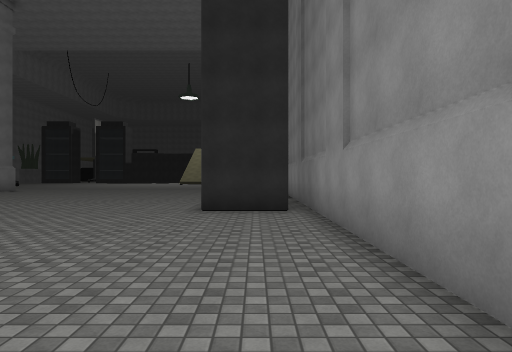
[1] (above)

24 first-person views from a walk through a Unity game level. The camera is 1.5 m above the floor, looks level and sees 75° across. The floor is counted in squares, 1.8 m on a side. Each view is taken from the middle of a square. On the plan, view 1 faces up. The plan holds only what a view shows up to about 11 squares ahead; the rest is blank. The place goes on beyond the plan. The player character is not drawn. Some animated figures are not drawn. Surface patterns are stand-ins for the level's own textures.

[2]
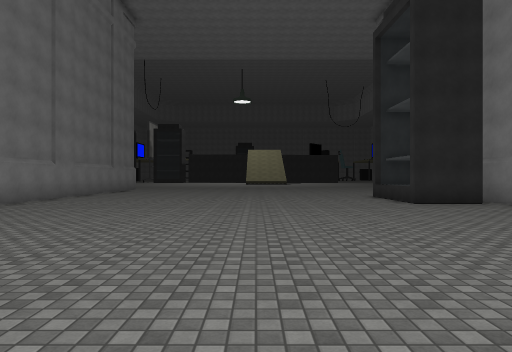

[3]
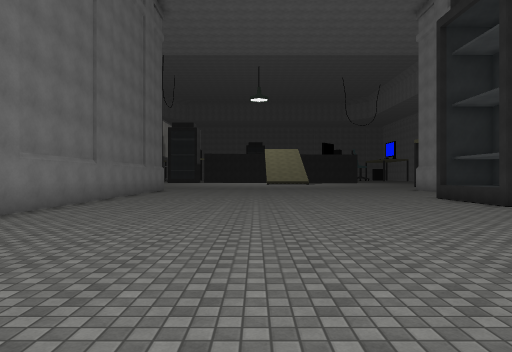

[4]
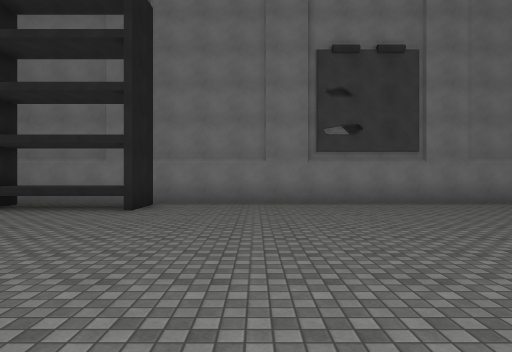

[5]
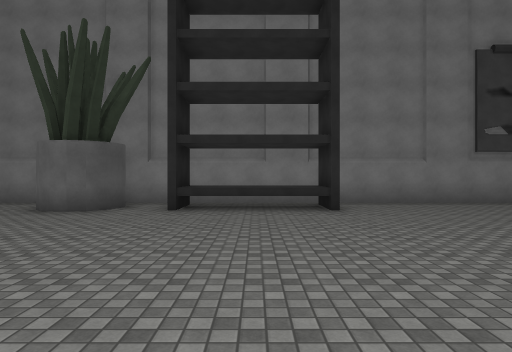

[6]
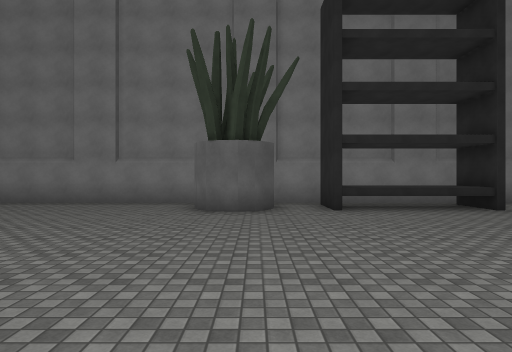

[7]
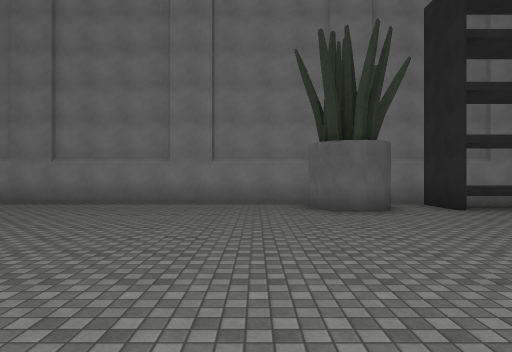

[8]
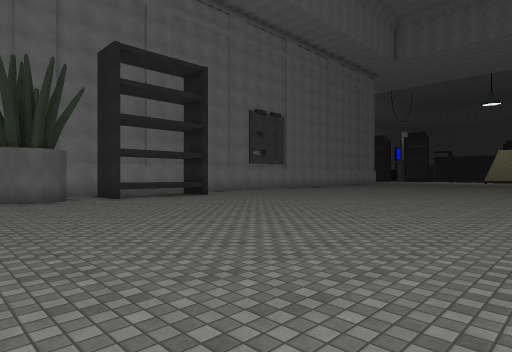

[9]
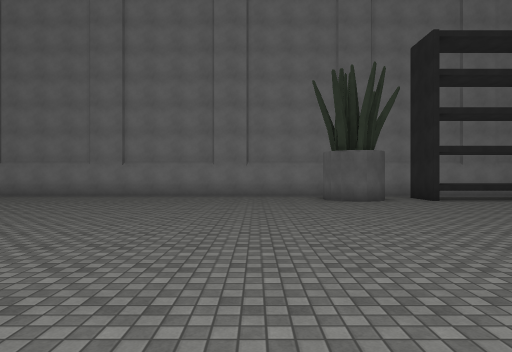

[10]
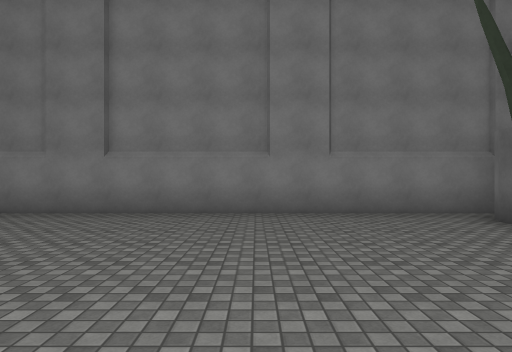

[11]
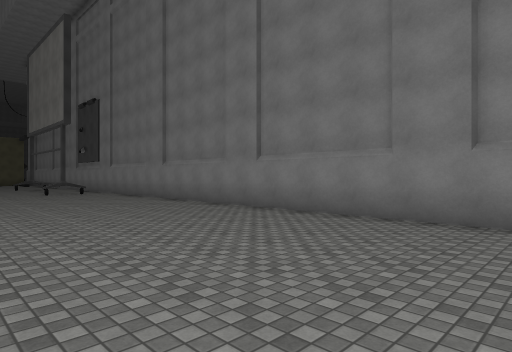

[12]
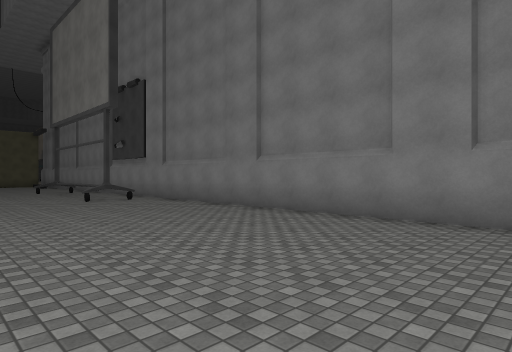

[13]
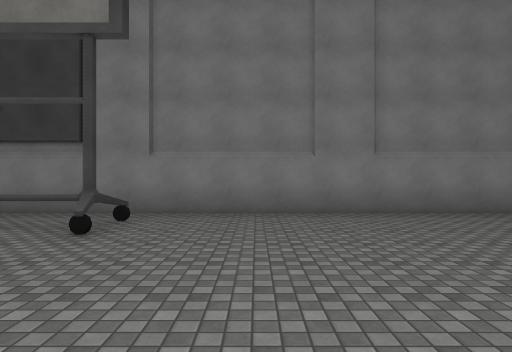

[14]
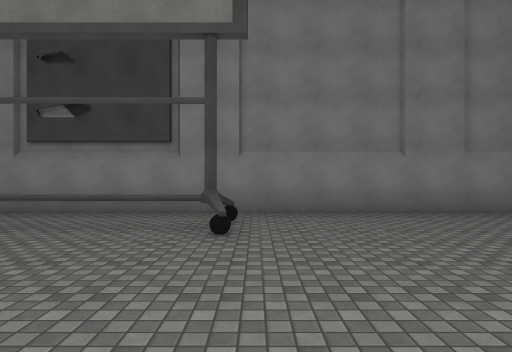

[15]
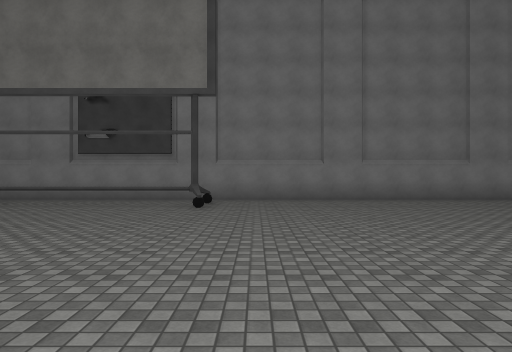

[16]
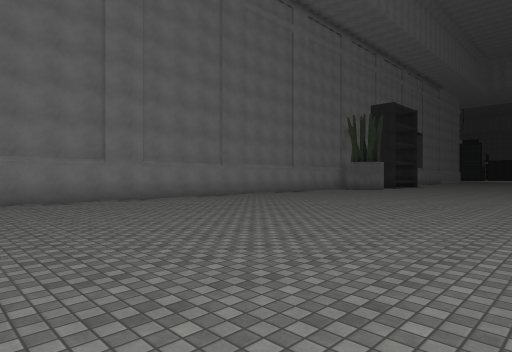

[17]
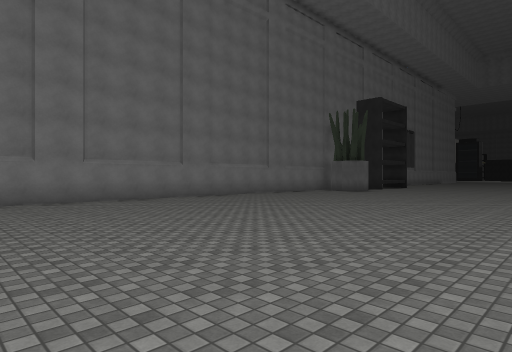

[18]
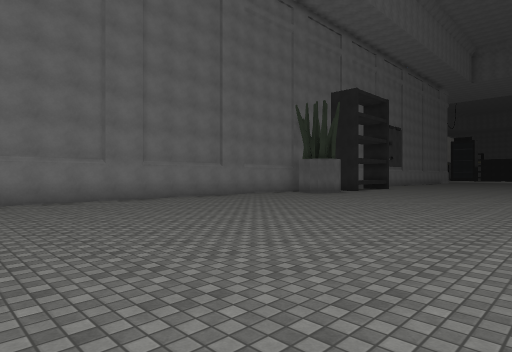

[19]
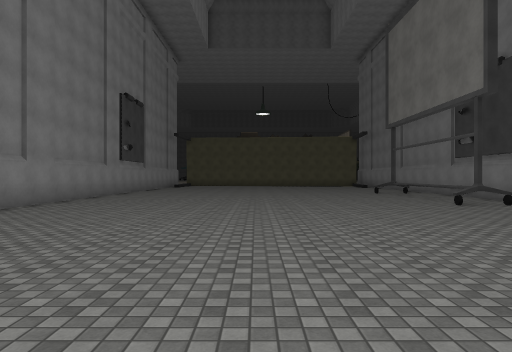

[20]
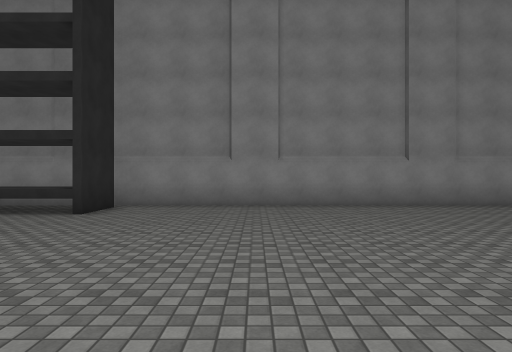

[21]
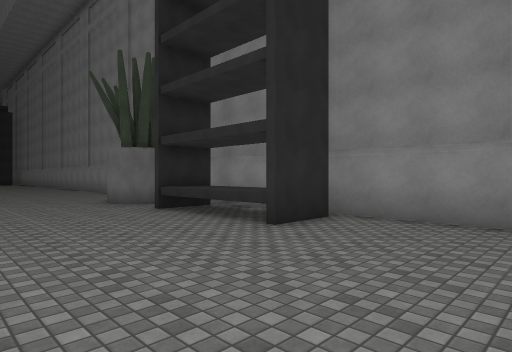

[22]
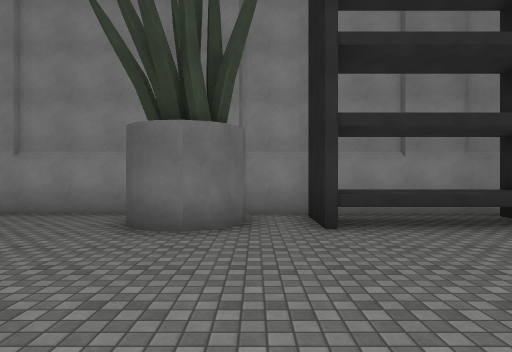

[23]
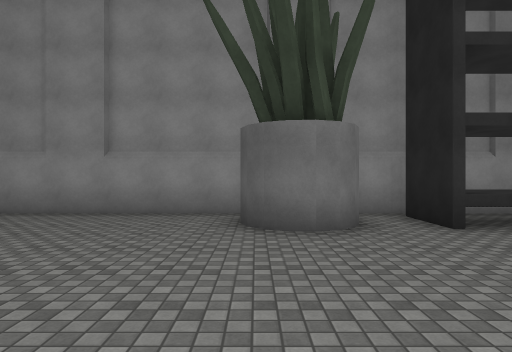

[24]
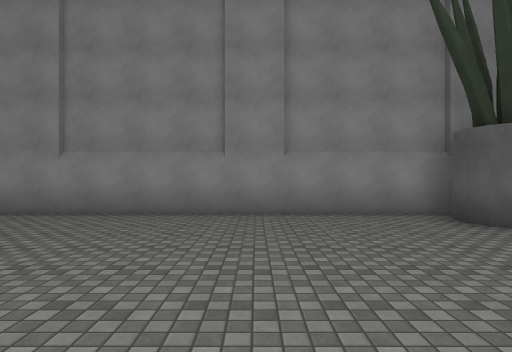

### Floor plan
Key: @ floor where view 1 was taken; # wall or solid block; x gap in a wall; . floor; = window, fence, low wall or low ledge; ^ raised ledge.
Columns run from 14 left of view 1 to 2 right of it. Each row starts with its distance up from view 1.
 11       .......  .#
 10 #............= ##
  9 #............= #
  8 #............####
  7 #...............#
  6 #...............#
  5 #...............#
  4 #...............#
  3 #...............#
  2 #...............#
  1 #.............
  0 #.............@
 -1 #.............
 -2 #..............
 -3 #.##...........
 -4 #.^^...........
 -5 #.^^...........
 -6 #.^^...........
 -7 #.##...........
 -8 #...............#
 -9 #.##............#
-10 #x##............#
-11 #...............#
-12 #...............#
-13 #...............#
-14 #...............#
-15 #...............#
-16 #...............#
-17 #...............#
-18 #............####
-19 #............###
-20 #.............##
-21 #.............###
-22 #.............^^#
-23 #.............^^#
-24 #.............^^#
-25 #.............#x#
-26 #...............#
-27 #...............#
-28 #...............#
-29 #...............#
-30 #...............#
-31 #...............#
-32 #...............#
-33 #...............#
-34 #.=#............#
-35 #..#............#
-36 #..#....       .#
-37 #..#...
-38 #..#..

Where each view was taken, in squares from view 1:
view 1: 0 up, 0 right, facing up
view 2: 2 down, 6 left, facing up
view 3: 1 down, 8 left, facing up
view 4: 0 up, 3 left, facing left
view 5: 5 down, 3 left, facing left
view 6: 9 down, 3 left, facing left
view 7: 12 down, 3 left, facing left
view 8: 12 down, 1 right, facing up-left
view 9: 13 down, 0 right, facing left
view 10: 15 down, 6 left, facing left
view 11: 17 down, 7 left, facing down-left
view 12: 22 down, 7 left, facing down-left
view 13: 31 down, 6 left, facing left
view 14: 33 down, 6 left, facing left
view 15: 32 down, 2 left, facing left
view 16: 29 down, 2 left, facing up-left
view 17: 27 down, 2 left, facing up-left
view 18: 24 down, 2 left, facing up-left
view 19: 24 down, 5 left, facing down
view 20: 29 down, 8 left, facing right
view 21: 29 down, 5 left, facing up-right
view 22: 20 down, 6 left, facing right
view 23: 18 down, 6 left, facing right
view 24: 14 down, 6 left, facing right
